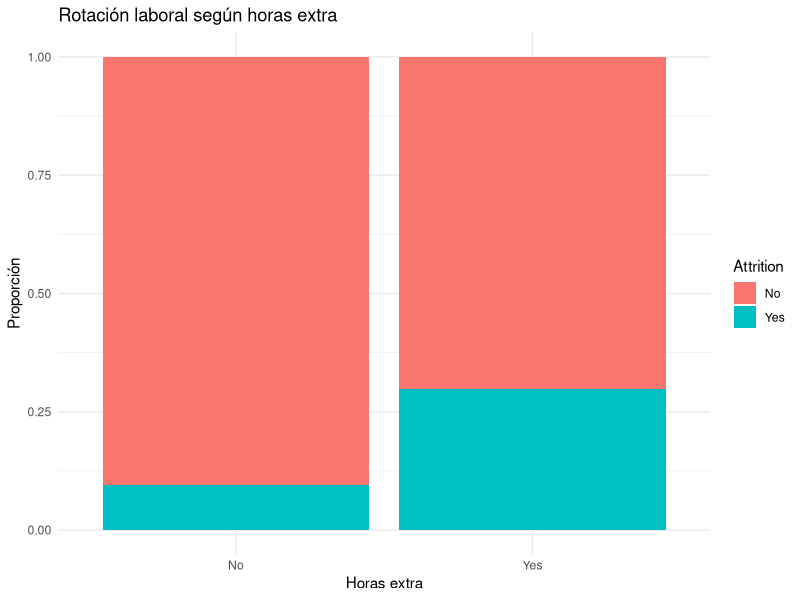
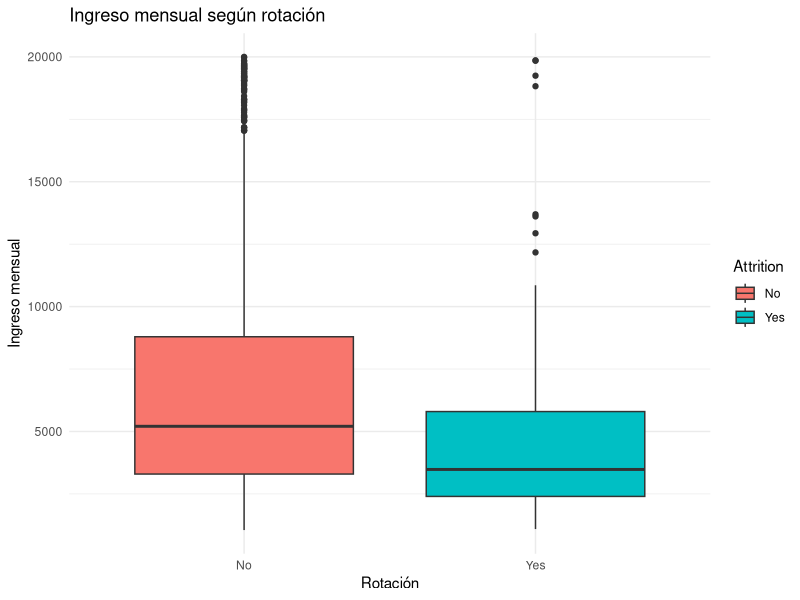
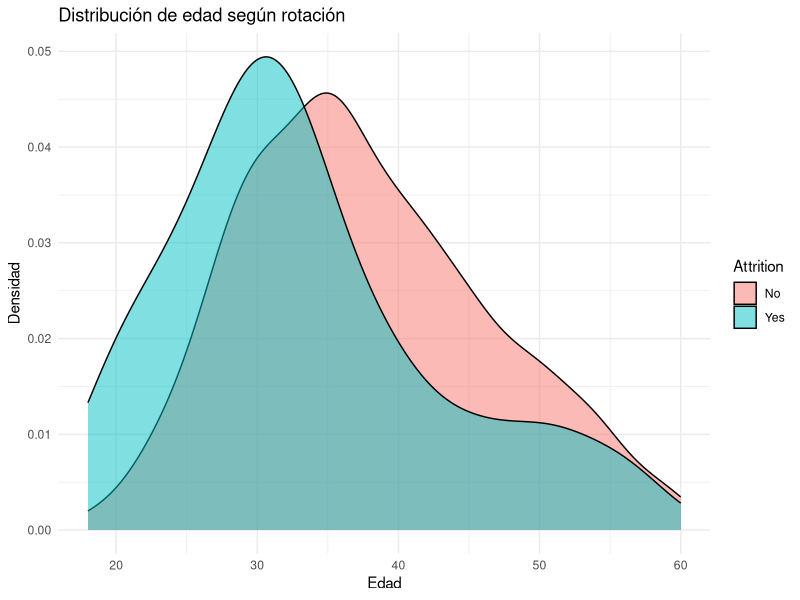
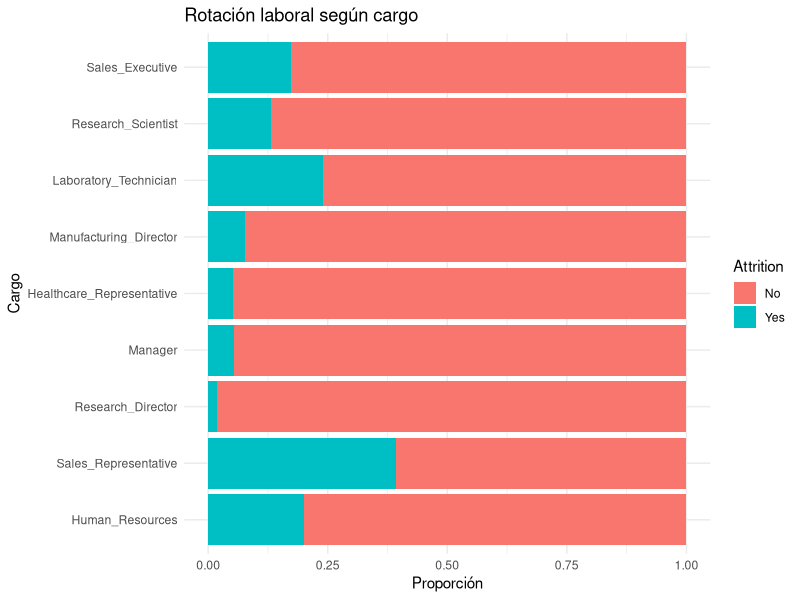
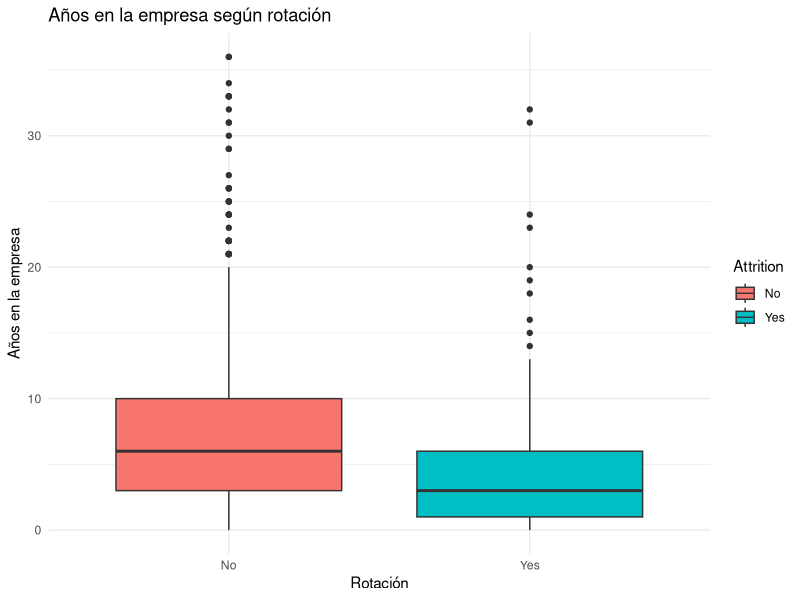
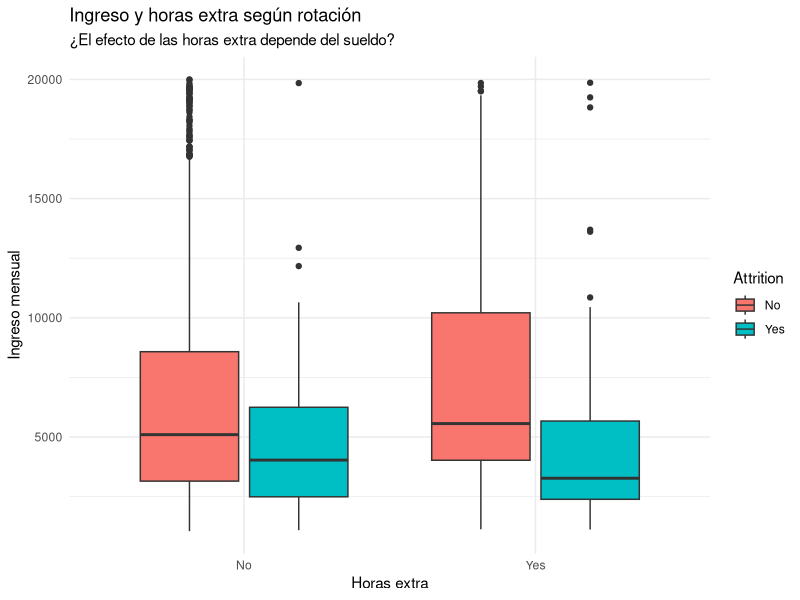

These charts were generated, in order, by the following R code:
## ---- chunk 1
knitr::opts_chunk$set(echo = TRUE, warning = FALSE, message = FALSE)
## ---- chunk 2
# cargamos los paquetes que vamos a usar en el problema
library(tidyverse)
library(modeldata)
library(broom)
## ---- chunk 3
data(attrition, package = "modeldata")
## ---- chunk 4
# dimensiones del dataset
dim(attrition)

# estructura y tipo de cada variable
glimpse(attrition)

# valores perdidos por columna
colSums(is.na(attrition))
## ---- chunk 5
attrition %>%
  count(Attrition) %>%
  mutate(prop = round(n / sum(n), 3))
## ---- chunk 6
# fijamos la semilla para que la particion sea reproducible
set.seed(2026)

n <- nrow(attrition)
idx_train <- sample(1:n, size = round(0.7 * n))

attr_train <- attrition[idx_train, ]
attr_test  <- attrition[-idx_train, ]

# verificamos los tamaños
nrow(attr_train)
nrow(attr_test)

# revisamos que la proporcion de Attrition se mantenga parecida en ambos
prop.table(table(attr_train$Attrition))
prop.table(table(attr_test$Attrition))
## ---- chunk 7
vars_num <- attrition %>% select(where(is.numeric)) %>% names()
vars_cat <- attrition %>% select(where(is.factor)) %>% names()

vars_num
vars_cat
## ---- chunk 8
# buscamos variables con varianza casi cero de forma manual:
# contamos cuantos valores distintos tiene cada variable numerica
attr_train %>%
  summarise(across(where(is.numeric), ~ n_distinct(.))) %>%
  pivot_longer(everything(), names_to = "variable", values_to = "n_valores") %>%
  arrange(n_valores)
## ---- chunk 9
attr_train %>%
  ggplot(aes(x = OverTime, fill = Attrition)) +
  geom_bar(position = "fill") +
  labs(y = "Proporción", x = "Horas extra",
       title = "Rotación laboral según horas extra") +
  theme_minimal()
## ---- chunk 10
attr_train %>%
  ggplot(aes(x = Attrition, y = MonthlyIncome, fill = Attrition)) +
  geom_boxplot() +
  labs(title = "Ingreso mensual según rotación",
       y = "Ingreso mensual", x = "Rotación") +
  theme_minimal()
## ---- chunk 11
attr_train %>%
  ggplot(aes(x = Age, fill = Attrition)) +
  geom_density(alpha = 0.5) +
  labs(title = "Distribución de edad según rotación",
       x = "Edad", y = "Densidad") +
  theme_minimal()
## ---- chunk 12
attr_train %>%
  ggplot(aes(x = fct_rev(fct_infreq(JobRole)), fill = Attrition)) +
  geom_bar(position = "fill") +
  coord_flip() +
  labs(x = "Cargo", y = "Proporción",
       title = "Rotación laboral según cargo") +
  theme_minimal()
## ---- chunk 13
attr_train %>%
  ggplot(aes(x = Attrition, y = YearsAtCompany, fill = Attrition)) +
  geom_boxplot() +
  labs(title = "Años en la empresa según rotación",
       y = "Años en la empresa", x = "Rotación") +
  theme_minimal()
## ---- chunk 14
attr_train %>%
  ggplot(aes(x = OverTime, y = MonthlyIncome, fill = Attrition)) +
  geom_boxplot() +
  labs(title = "Ingreso y horas extra según rotación",
       subtitle = "¿El efecto de las horas extra depende del sueldo?",
       x = "Horas extra", y = "Ingreso mensual") +
  theme_minimal()
## ---- chunk 15
modelo_log <- glm(
  Attrition ~ Age + MonthlyIncome + OverTime + JobSatisfaction +
    YearsAtCompany + DistanceFromHome + JobLevel + WorkLifeBalance +
    TotalWorkingYears + JobRole,
  data = attr_train,
  family = binomial
)

summary(modelo_log)
## ---- chunk 16
# exponentiate = TRUE transforma los coeficientes en odds ratios
tidy(modelo_log, exponentiate = TRUE, conf.int = TRUE) %>%
  mutate(across(where(is.numeric), ~ round(., 3)))
